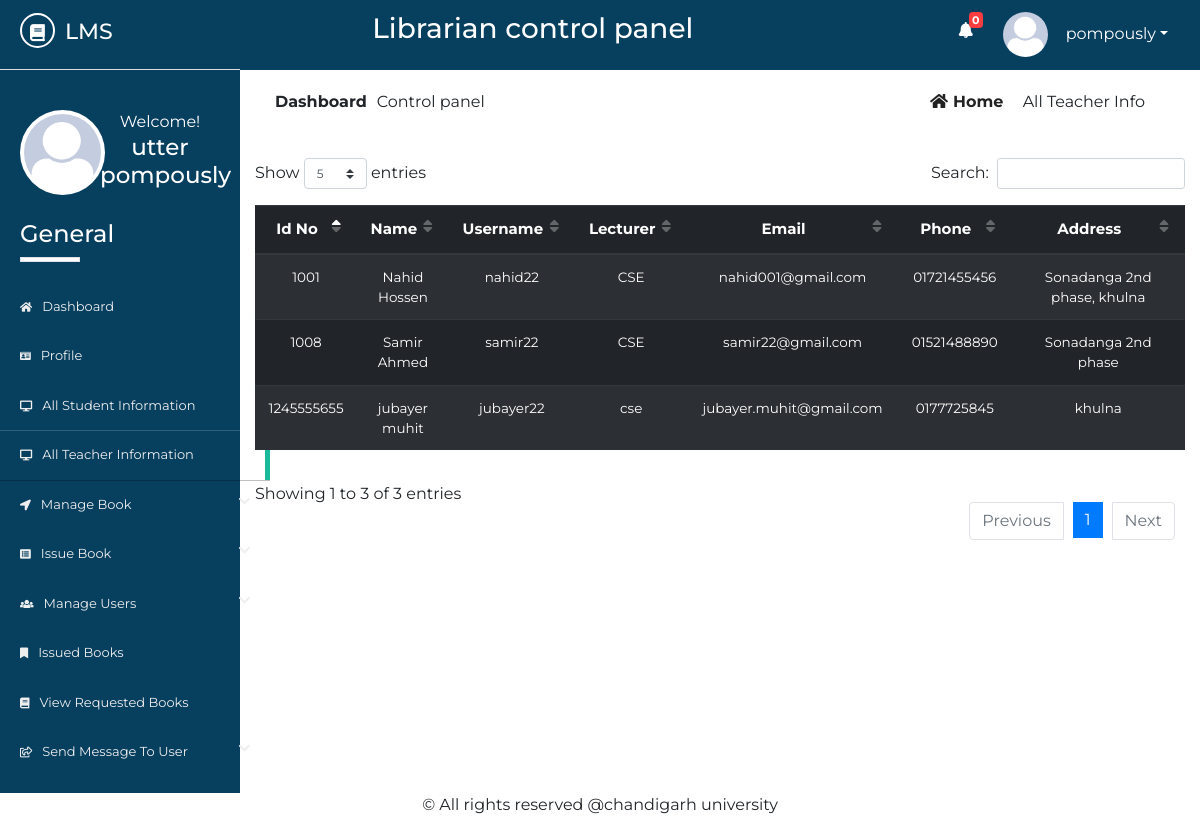
Screenshot of /Source/librarian/all-teacher-info.php (signed in) with the database file from the repository.
### tables this page shows
CREATE TABLE `lib_registration` (
  `id` int(2) NOT NULL,
  `name` varchar(50) NOT NULL,
  `username` varchar(20) NOT NULL,
  `password` varchar(20) NOT NULL,
  `email` varchar(50) NOT NULL,
  `phone` varchar(20) NOT NULL,
  `address` varchar(100) NOT NULL,
  `photo` varchar(500) NOT NULL,
  `status` varchar(7) NOT NULL
);

CREATE TABLE `t_registration` (
  `id` int(10) NOT NULL,
  `name` varchar(50) NOT NULL,
  `username` varchar(50) NOT NULL,
  `password` varchar(50) NOT NULL,
  `lecturer` varchar(50) NOT NULL,
  `email` varchar(50) NOT NULL,
  `phone` varchar(20) NOT NULL,
  `idno` varchar(20) NOT NULL,
  `address` varchar(100) NOT NULL,
  `utype` varchar(7) NOT NULL,
  `photo` varchar(500) NOT NULL,
  `status` varchar(7) NOT NULL,
  `vkey` varchar(250) NOT NULL,
  `verified` varchar(3) NOT NULL
);

### Source/librarian/all-teacher-info.php (the view, shortened to what this page needs)
        <?php
    $page = 'tinfo';
    include 'inc/header.php';
    include 'inc/connection.php';
?>
	<div class="dashboard-content">
		<div class="dashboard-header">
			<div class="container">
				<div class="row">
					<div class="col-md-6">
						<div class="left">
							<p><span>dashboard</span>Control panel</p>
						</div>
					</div>
					<div class="col-md-6">
						<div class="right text-right">
							<a href="dashboard.php"><i class="fas fa-home"></i>home</a>
							<span class="disabled">all teacher info</span>
						</div>
					</div>
				</div>
				<div class="student-wrapper">
					<div class="row">
						<div class="col-md-12">
							<div class="std-info">
                                <table id="dtBasicExample" class="table table-striped table-dark text-center">
                                    <thead>
                                         <tr>
                                             <th>Id No</th>
                                             <th>Name</th>
                                             <th>Username</th>
                                             <th>Lecturer</th>
                                             <th>Email</th>
                                             <th>Phone</th>
                                             <th>Address</th>
                                         </tr>
                                    </thead>
                                    <tbody>
                                        <?php
                                             $res= mysqli_query($link, "select * from t_registration");
                                             while ($row=mysqli_fetch_array($res)) {
                                                echo "<tr>";
                                                echo "<td>"; echo $row["idno"]; echo "</td>";
                                                echo "<td>"; echo $row["name"]; echo "</td>";
                                                echo "<td>"; echo $row["username"]; echo "</td>";
                                                echo "<td>"; echo $row["lecturer"]; echo "</td>";
                                                echo "<td>"; echo $row["email"]; echo "</td>";
                                                echo "<td>"; echo $row["phone"]; echo "</td>";
                                                echo "<td>"; echo $row["address"]; echo "</td>";
                                                echo "</tr>";
                                            }
                                        ?>
                                    </tbody>
                                </table>
							</div>
						</div>
					</div>
				</div>
			</div>
		</div>
	</div>
	<?php
		include 'inc/footer.php';
	 ?>

### Source/librarian/inc/header.php (shortened to what this page needs)
<?php
    include 'inc/connection.php';
    $res = mysqli_query($link,"select * from request_books where read1='no'");
    $not= mysqli_num_rows($res);
 ?>
<!DOCTYPE html>
<html lang="en">
<head>
	<link rel="stylesheet" href="inc/css/bootstrap.min.css">
	<link rel="stylesheet" href="inc/css/bootstrap-select.min.css">
	<link rel="stylesheet" href="inc/css/fontawesome-all.min.css">
	<link rel="stylesheet" href="inc/css/datatables.min.css">
	<link rel="stylesheet" href="inc/css/pro1.css">
</head>
<body>
	<div class="main-content">
		<div class="wrapper">
			<div class="left-sidebar">
				<div class="p-title">
                    <h3><a href=""><i class="fas fa-book"></i><span>lms</span></a></h3>
				</div>
				<div class="profile">
					<div class="profile-pic">
                        <?php
                            $res = mysqli_query($link, "select * from lib_registration where username='".$_SESSION['username']."'");
                            while ($row = mysqli_fetch_array($res)){
                                ?><img src="<?php echo $row["photo"]; ?> " height="" width="" alt="something wrong" class="rounded-circle"></a> <?php
                            }
                        ?>
					</div>
					<div class="profile-info text-center">
						<span>Welcome!</span>
						<h2>
              <?php
                $res = mysqli_query($link, "select * from lib_registration where username='".$_SESSION['username']."'");
                while ($row = mysqli_fetch_array($res)){
                  $name  =  $row["name"];
                  echo $name;
                }
              ?>
            </h2>
					</div>
				</div>
				<div class="sidebar-menu">
					<h3>General</h3>
					<div class="border"></div>
	                <ul>
	                    <li class="menu <?php if($page=='home'){ echo 'active';} ?>">
      						<a href="dashboard.php"><i class="fas fa-home"></i>Dashboard</a>
    					</li>
    					  <li class="menu <?php if($page=='profile'){ echo 'active';} ?>">
      						<a href="profile.php"><i class="fas fa-id-card"></i>profile</a>
    					</li>
	                    <li class="menu <?php if($page=='sinfo'){ echo 'active';} ?>">
      						<a href="all-student-info.php"><i class="fas fa-desktop"></i>all student information</a>
    					</li>
    					<li class="menu <?php if($page=='tinfo'){ echo 'active';} ?>">
      						<a href="all-teacher-info.php"><i class="fas fa-desktop"></i>all teacher information</a>
    					</li>
    					<li class="menu menu-toggle2">
      						<a href="#"><i class="fas fa-location-arrow"></i>manage book <span class="fa fa-chevron-down"></span></a>
    					</li>
	                   <li class="menu menu-toggle1">
      						<a href="#"><i class="fas fa-list-alt"></i>issue book <span class="fa fa-chevron-down"></span></a>
    					</li>
    					<li class="menu menu-toggle3">
      						<a href="#"><i class="fas fa-users"></i>manage users <span class="fa fa-chevron-down"></span></a>
    					</li>
    					 <li class="menu <?php if($page=='ibook'){ echo 'active';} ?>">
      						<a href="issued-books.php"><i class="fas fa-bookmark"></i>issued books</a>
    					</li>
    					<li class="menu <?php if($page=='rbook'){ echo 'active';} ?>">
      						<a href="requested-books.php"><i class="fas fa-book"></i>view requested books</a>
    					</li>
    					<li class="menu menu-toggle4">
      						<a href="#"><i class="far fa-share-square"></i>send message to user <span class="fa fa-chevron-down"></span></a>
    					</li>
    				</ul>
				</div>
			</div>
			<div class="content">
				<div class="inner">
					<div class="heading text-center">
						<h3>Librarian control panel</h3>
					</div>
					<div class="header-profile text-right">
						<ul>
                            <li class="icon">
                                <a href="requested-books.php" ><i class="fas fa-bell"></i></a>
                                <span class="count" onclick="window.location='requested-books.php'"><b><?php echo $not; ?></b></span>
                            </li>
							<li class="dropdown">
                                <?php
                                     $res = mysqli_query($link, "select * from lib_registration where username='".$_SESSION['username']."'");
                                     while ($row = mysqli_fetch_array($res)){
                                         ?><a href="" class="dropdown-toggle" data-toggle="dropdown"><img src="<?php echo $row["photo"]; ?>" alt=""><span><?php echo $_SESSION["username"]; ?></span></a> <?php
                                     }
                                ?>
							</li>
						</ul>
					</div>
				</div>

### Source/librarian/inc/css/pro1.css (style rules this page uses)
* { margin: 0; padding: 0; }
body { font-family: 'Montserrat', sans-serif; }
.border { width: 60px; height: 5px; background: #fff; }
.main-content { width: 100%; height: auto; overflow: hidden; }
.main-content .left-sidebar { width: 20%; height: auto; background: #073f5f; float: left; }
.main-content .left-sidebar .p-title { width: 100%; padding: 13px; padding-left: 20px; background: #073f5f; border-bottom: 1px solid #ddd; }
.main-content .p-title a { text-decoration: none; color: #fff; font-size: 22px; text-transform: uppercase; }
.main-content .p-title a i { width: 35px; height: 35px; line-height: 35px; text-align: center; font-size: 17px; border-radius: 50%; border: 2px solid #fff; }
.main-content .p-title a span { margin-left: 10px; }
.main-content .left-sidebar .profile { width: 100%; padding: 20px; margin-top: 0; padding-top: 0; }
.main-content .left-sidebar .profile .profile-pic { width: 40%; float: left; }
.main-content .left-sidebar .profile img { width: 85px; height: 85px; position: inherit; padding: 4px; background: #fff; overflow: hidden; }
.main-content .left-sidebar .profile .profile-info { width: 60%; float: left; color: #fff; }
.main-content .left-sidebar .profile .profile-info h2 { font-size: 23px; }
.sidebar-menu { color: #fff; width: 100%; padding-top: 60px; padding-left: 0; }
.sidebar-menu h3 { margin-left: 20px; font-size: 24px; }
.sidebar-menu .border { margin-left: 20px; margin-bottom: 20px; }
.sidebar-menu ul li a { text-decoration: none; color: #eee; width: 270px; padding: 15px 20px; font-size: 13px; display: block; text-transform: capitalize; transition: all .5s ease; }
.sidebar-menu ul { padding-left: 0; }
.sidebar-menu ul li a i { margin-right: 10px; font-size: smaller; }
.sidebar-menu ul li a span { float: right; }
.content { width: 80%; height: auto; float: right; }
.content .inner { width: 100%; height: 70px; background: #073f5f; padding: 12px; }
.content .inner .heading { width: 60%; float: left; color: #fff; }
.content .inner .header-profile { width: calc(40%-20px); float: right; margin-right: 20px; position: relative; }
.content .inner .header-profile .icon i { margin-right: 30px; font-size: 16px; margin-top: 10px; }
.header-profile .dropdown span { color: #fff; margin-left: 10px; }
.header-profile .icon span { color: #fff; position: absolute; left: 10px; top: 0; font-size: 11px; width: 14px; height: 16px; line-height: 16px; text-align: center; border-radius: 4px; background: #FA3E3E; }
.header-profile ul li { list-style: none; float: left; }
.header-profile ul li i { color: #fff; }
.header-profile img { width: 40px; height: 40px; border-radius: 50%; margin-right: 8px; }
.dropdown a { text-decoration: none; color: #fff; }
.dropdown img { width: 45px; height: 45px; border-radius: 50%; }
.dashboard-header .left { padding: 20px; }
.dashboard-header .left p span { text-transform: capitalize; margin-right: 10px; font-weight: bold; }
.dashboard-header .right { padding: 20px; margin-right: 20px; }
.dashboard-header .right a { text-transform: capitalize; text-decoration: none; color: #222; margin-right: 15px; font-weight: bold; }
.dashboard-header .right a i { margin-right: 5px; }
.dashboard-header .right span { text-transform: capitalize; }
.std-info table tbody { font-size: 13.5px; }
.std-info table thead { font-size: 15px; }
.sidebar-menu li.active a { box-shadow: rgba(0, 0, 0, 0.25) 0 1px 0, inset rgba(255, 255, 255, 0.16) 0 1px 0; border-right: 5px solid #1ABB9C; }

### rows the page displays
lib_registration: photo (picture), name "utter pompously"
t_registration: idno "1001", name "Nahid Hossen", username "nahid22", lecturer "CSE", email "nahid001@gmail.com", phone "01721455456", address "Sonadanga 2nd phase, khulna"
t_registration: idno "1008", name "Samir Ahmed", username "samir22", lecturer "CSE", email "samir22@gmail.com", phone "01521488890", address "Sonadanga 2nd phase"
t_registration: idno "1245555655", name "jubayer muhit", username "jubayer22", lecturer "cse", email "jubayer.muhit@gmail.com", phone "0177725845", address "khulna"

### other values shown
$not "0"
